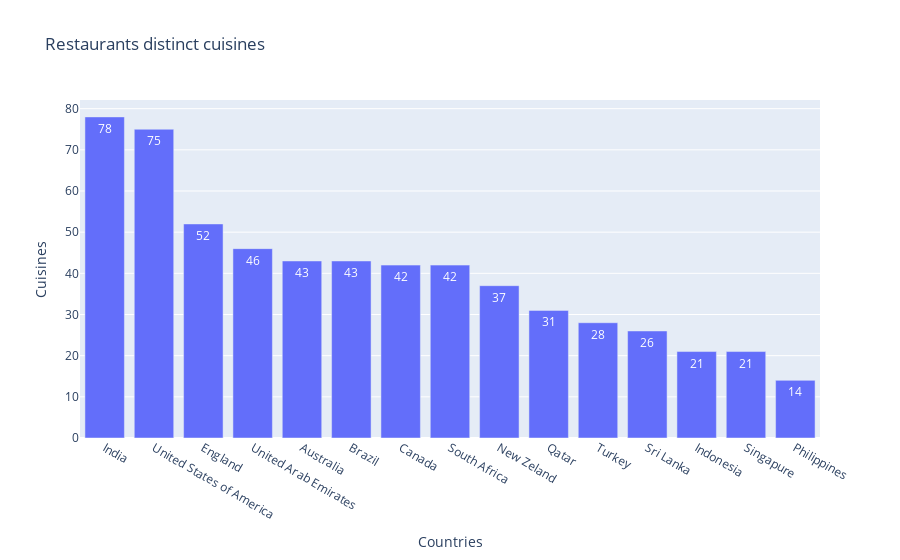

Notebook code cell kept with this figure:
### Markdown cell above
### Which country has the most distinct cuisines types?

### Code cell
df_aux = df1[['country_name', 'cuisines']].groupby('country_name').nunique().sort_values('cuisines', ascending=False).reset_index()
fig = px.bar(df_aux, x='country_name', y='cuisines',text_auto=True, title='Restaurants distinct cuisines', labels={'country_name': 'Countries', 'cuisines':'Cuisines'}) 
fig.show()

### Figure 1 — Plotly figure (JSON) as saved in the notebook; plotly's stock layout.template omitted (floating-point values rounded to 4 significant figures)
{"data": [{"alignmentgroup": "True", "hovertemplate": "Countries=%{x}<br>Cuisines=%{y}<extra></extra>", "legendgroup": "", "marker": {"color": "#636efa", "pattern": {"shape": ""}}, "name": "", "offsetgroup": "", "orientation": "v", "showlegend": false, "textposition": "auto", "texttemplate": "%{y}", "type": "bar", "x": ["India", "United States of America", "England", "United Arab Emirates", "Australia", "Brazil", "Canada", "South Africa", "New Zeland", "Qatar", "Turkey", "Sri Lanka", "Indonesia", "Singapure", "Philippines"], "xaxis": "x", "y": [78, 75, 52, 46, 43, 43, 42, 42, 37, 31, 28, 26, 21, 21, 14], "yaxis": "y"}], "layout": {"barmode": "relative", "legend": {"tracegroupgap": 0}, "title": {"text": "Restaurants distinct cuisines"}, "xaxis": {"anchor": "y", "domain": [0, 1], "title": {"text": "Countries"}}, "yaxis": {"anchor": "x", "domain": [0, 1], "title": {"text": "Cuisines"}}}}
